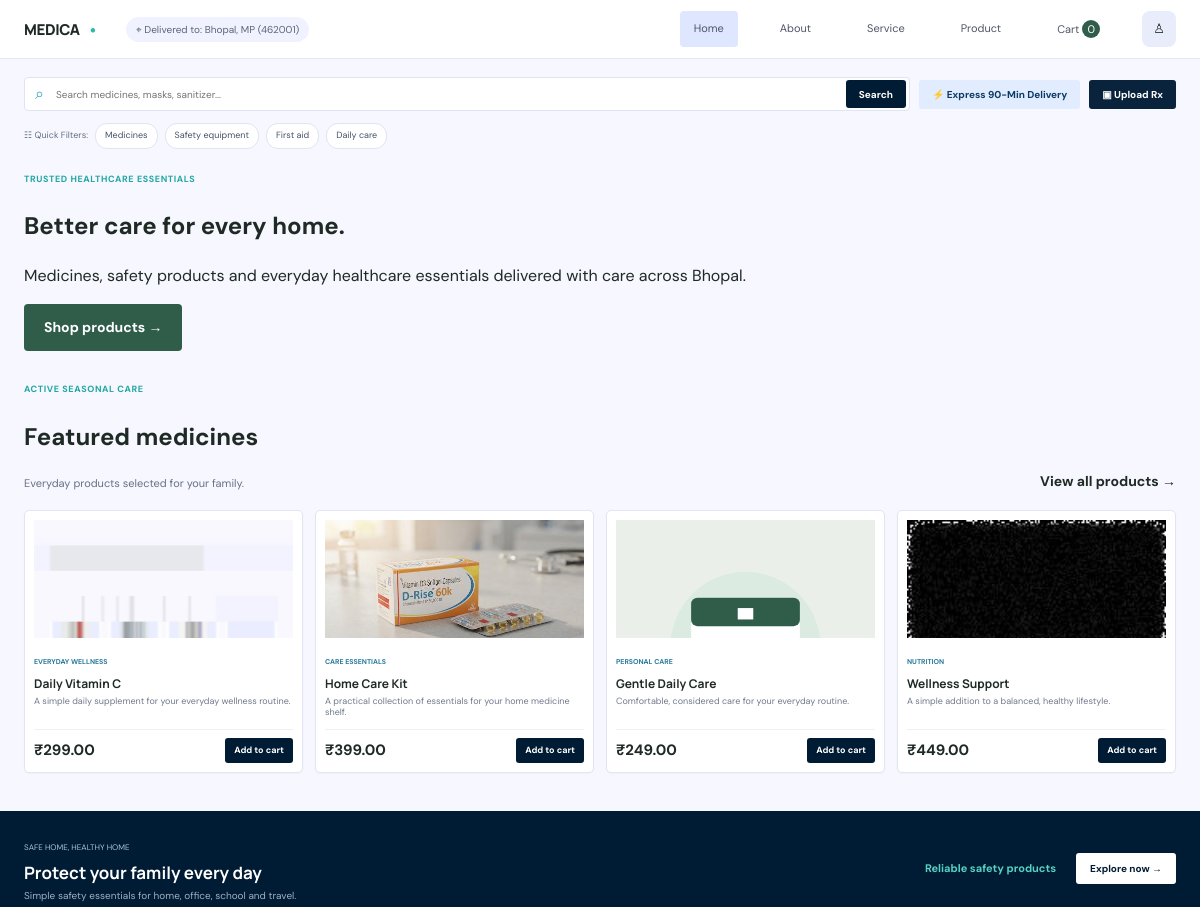
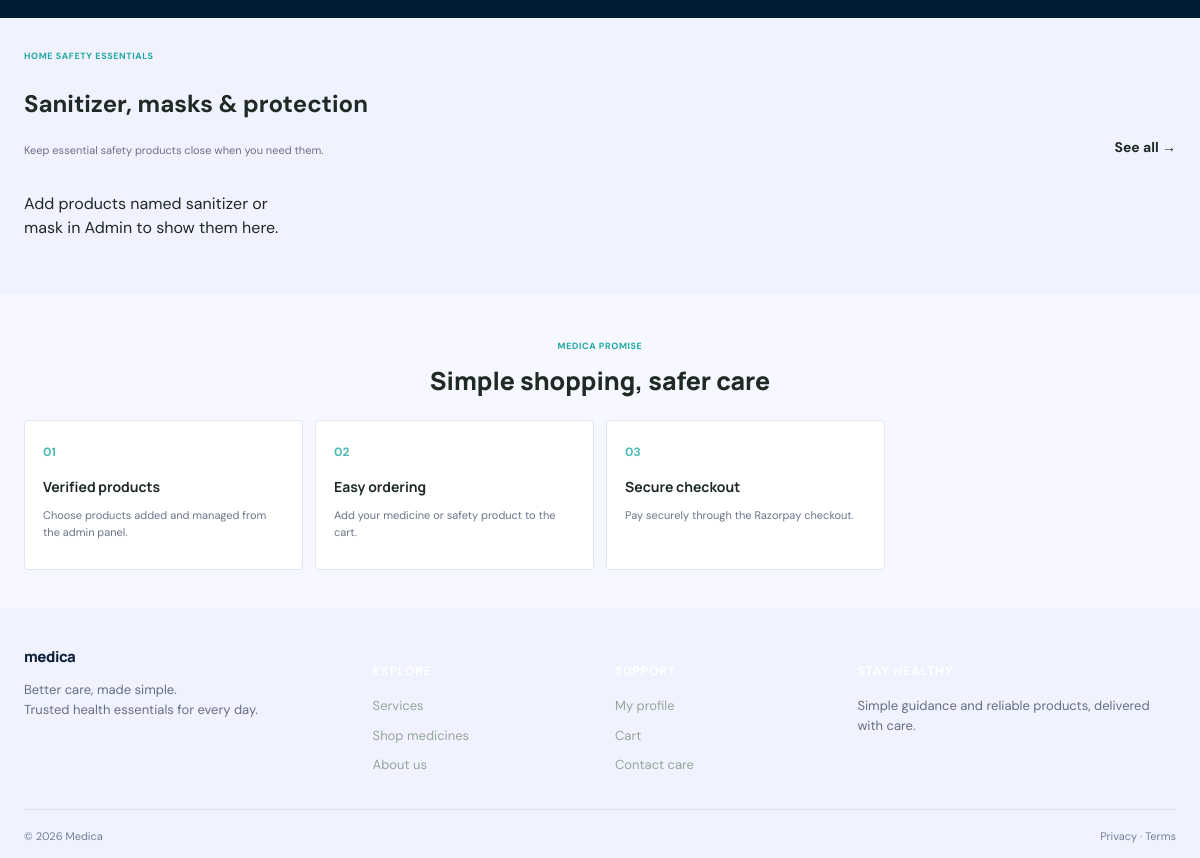
The page / on the database its author committed (2 pictures, top to bottom).
### app/models.py (models this page shows, shortened)
class Product(models.Model):
    name = models.CharField(max_length=150)
    slug = models.SlugField(unique=True)
    category = models.ForeignKey(Category, on_delete=models.CASCADE, related_name='products')
    description = models.TextField(blank=True)
    price = models.DecimalField(max_digits=10, decimal_places=2)
    image = models.FileField(upload_to='products/', default='images/medicine-placeholder.svg')
    is_featured = models.BooleanField(default=False)
    created_at = models.DateTimeField(auto_now_add=True)
    @property
    def image_url(self):
        if str(self.image).startswith('images/'):
            return f'{settings.STATIC_URL}{self.image}'
        return self.image.url

class Category(models.Model):
    name = models.CharField(max_length=100)
    slug = models.SlugField(unique=True)

### app/views.py (the view)
# urls.py: path('', home, name='home'),
def home(request):
    cart_data = request.session.get('cart', {})
    featured = Product.objects.filter(is_featured=True)[:4]
    featured_products = [{'product': product, 'quantity': int(cart_data.get(str(product.id), 0))} for product in featured]
    safety = Product.objects.filter(
        Q(category__name__icontains='safety') |
        Q(name__icontains='sanitizer') |
        Q(name__icontains='mask')
    )[:4]
    safety_products = [{'product': product, 'quantity': int(cart_data.get(str(product.id), 0))} for product in safety]
    return render(request, 'home.html', {
        'featured_products': featured_products,
        'safety_products': safety_products,
        'categories': Category.objects.all()[:4],
    })

### app/templates/home.html (shortened to what this page needs)
{% extends 'base.html' %}
{% block content %}
<section class="pdf-home"><div class="container"><div class="search-strip"><form class="search-box" action="{% url 'product_list' %}"><span>⌕</span><input name="search" placeholder="Search medicines, masks, sanitizer..."><button type="submit">Search</button></form><a class="delivery-button" href="{% url 'services' %}">⚡ Express 90-Min Delivery</a><a class="upload-button" href="{% url 'services' %}">▣ Upload Rx</a></div><div class="quick-filters"><span>☷ Quick Filters:</span><a href="{% url 'product_list' %}">Medicines</a><a href="{% url 'product_list' %}">Safety equipment</a><a href="{% url 'product_list' %}">First aid</a><a href="{% url 'product_list' %}">Daily care</a></div><div class="home-hero-copy"><span class="pdf-kicker">TRUSTED HEALTHCARE ESSENTIALS</span><h1>Better care for every home.</h1><p>Medicines, safety products and everyday healthcare essentials delivered with care across Bhopal.</p><a class="btn btn-primary" href="{% url 'product_list' %}">Shop products →</a></div></div></section>
<section class="pdf-section"><div class="container"><div class="pdf-section-title"><div><span class="pdf-kicker">ACTIVE SEASONAL CARE</span><h2>Featured medicines</h2><p>Everyday products selected for your family.</p></div><a class="text-link" href="{% url 'product_list' %}">View all products →</a></div><div class="pdf-products">
{% for item in featured_products %}{% with product=item.product %}<article class="pdf-product"><a href="{% url 'product_detail' product.slug %}" class="pdf-image"><img src="{{ product.image_url }}" alt="{{ product.name }}"></a><small>{{ product.category.name }}</small><h3>{{ product.name }}</h3><p>{{ product.description|truncatechars:70 }}</p><div class="pdf-price"><strong>₹{{ product.price }}</strong>{% if item.quantity %}<div class="card-quantity"><form action="{% url 'update_cart' product.id %}" method="post">{% csrf_token %}<input type="hidden" name="quantity" value="{{ item.quantity|add:'-1' }}"><button type="submit">−</button></form><span>{{ item.quantity }}</span><form action="{% url 'update_cart' product.id %}" method="post">{% csrf_token %}<input type="hidden" name="quantity" value="{{ item.quantity|add:'1' }}"><button type="submit">+</button></form></div>{% else %}<a class="btn btn-primary" href="{% url 'add_to_cart' product.id %}">Add to cart</a>{% endif %}</div></article>{% endwith %}{% empty %}<p>No featured products loaded.</p>{% endfor %}
</div></div></section>
<section class="pdf-banner"><div class="container"><div><span>SAFE HOME, HEALTHY HOME</span><h2>Protect your family every day</h2><p>Simple safety essentials for home, office, school and travel.</p></div><strong>Reliable safety products</strong><a href="{% url 'product_list' %}">Explore now →</a></div></section>
<section class="pdf-section lavender"><div class="container"><div class="pdf-section-title"><div><span class="pdf-kicker">HOME SAFETY ESSENTIALS</span><h2>Sanitizer, masks & protection</h2><p>Keep essential safety products close when you need them.</p></div><a class="text-link" href="{% url 'product_list' %}">See all →</a></div><div class="pdf-products">
{% for item in safety_products %}{% with product=item.product %}<article class="pdf-product"><a href="{% url 'product_detail' product.slug %}" class="pdf-image"><img src="{{ product.image_url }}" alt="{{ product.name }}"></a><small>{{ product.category.name }}</small><h3>{{ product.name }}</h3><p>{{ product.description|truncatechars:70 }}</p><div class="pdf-price"><strong>₹{{ product.price }}</strong>{% if item.quantity %}<div class="card-quantity"><form action="{% url 'update_cart' product.id %}" method="post">{% csrf_token %}<input type="hidden" name="quantity" value="{{ item.quantity|add:'-1' }}"><button type="submit">−</button></form><span>{{ item.quantity }}</span><form action="{% url 'update_cart' product.id %}" method="post">{% csrf_token %}<input type="hidden" name="quantity" value="{{ item.quantity|add:'1' }}"><button type="submit">+</button></form></div>{% else %}<a class="btn btn-primary" href="{% url 'add_to_cart' product.id %}">Add to cart</a>{% endif %}</div></article>{% endwith %}{% empty %}<p>Add products named sanitizer or mask in Admin to show them here.</p>{% endfor %}
</div></div></section>
<section class="pdf-content-section"><div class="container"><div class="center-title"><span class="pdf-kicker">MEDICA PROMISE</span><h2>Simple shopping, safer care</h2></div><div class="pillar-grid"><article><b>01</b><h3>Verified products</h3><p>Choose products added and managed from the admin panel.</p></article><article><b>02</b><h3>Easy ordering</h3><p>Add your medicine or safety product to the cart.</p></article><article><b>03</b><h3>Secure checkout</h3><p>Pay securely through the Razorpay checkout.</p></article></div></div></section>
{% endblock %}

### app/templates/base.html (shortened to what this page needs)
{% load static %}
<!doctype html>
<html lang="en">
<head>
  <link rel="stylesheet" href="{% static 'css/style.css' %}">
</head>
<body>
  <header class="site-header"><div class="container nav-wrap">
    <a class="brand" href="{% url 'home' %}">MEDICA<span class="brand-dot">•</span></a><span class="location-pill">⌖ Delivered to: Bhopal, MP (462001)</span>
    <nav class="main-nav"><a class="{% if request.resolver_match.url_name == 'home' %}active{% endif %}" href="{% url 'home' %}">Home</a><a class="" href="{% url 'about' %}">About</a><a class="" href="{% url 'services' %}">Service</a><a class="" href="{% url 'product_list' %}">Product</a><a class="" href="{% url 'cart' %}">Cart <span class="cart-count">{{ request.session.cart|length|default:0 }}</span></a></nav>
    <a class="profile-icon {% if request.resolver_match.url_name == 'profile' %}active{% endif %}" href="{% if request.user.is_authenticated %}{% url 'profile' %}{% else %}{% url 'login' %}{% endif %}">♙</a>
  </div></header>
  <main>{% block content %}{% endblock %}</main>
  <footer class="site-footer"><div class="container footer-grid"><div><a class="brand footer-brand" href="{% url 'home' %}"><span class="brand-mark">+</span><span>medica</span></a><p>Better care, made simple.<br>Trusted health essentials for every day.</p></div><div><h4>Explore</h4><a href="{% url 'services' %}">Services</a><a href="{% url 'product_list' %}">Shop medicines</a><a href="{% url 'about' %}">About us</a></div><div><h4>Support</h4><a href="{% url 'profile' %}">My profile</a><a href="{% url 'cart' %}">Cart</a><a href="mailto:care@medica.local">Contact care</a></div><div><h4>Stay healthy</h4><p class="footer-note">Simple guidance and reliable products, delivered with care.</p></div></div><div class="container footer-bottom"><span>© 2026 Medica</span><span>Privacy · Terms</span></div></footer>
</body></html>

### rows shown on the page
Product: product.image_url (picture), product.category.name "EVERYDAY WELLNESS", product.name "Daily Vitamin C", product.description "A simple daily supplement for your everyday wellness routine.", product.price "299.00"
Product: product.image_url (picture), product.category.name "CARE ESSENTIALS", product.name "Home Care Kit", product.description "A practical collection of essentials for your home medicine shelf.", product.price "399.00"
Product: product.image_url (placeholder picture), product.category.name "PERSONAL CARE", product.name "Gentle Daily Care", product.description "Comfortable, considered care for your everyday routine.", product.price "249.00"
Product: product.image_url (picture), product.category.name "NUTRITION", product.name "Wellness Support", product.description "A simple addition to a balanced, healthy lifestyle.", product.price "449.00"

### other values the page prints
{{ request.session.cart|length|default:0 }} "0"
